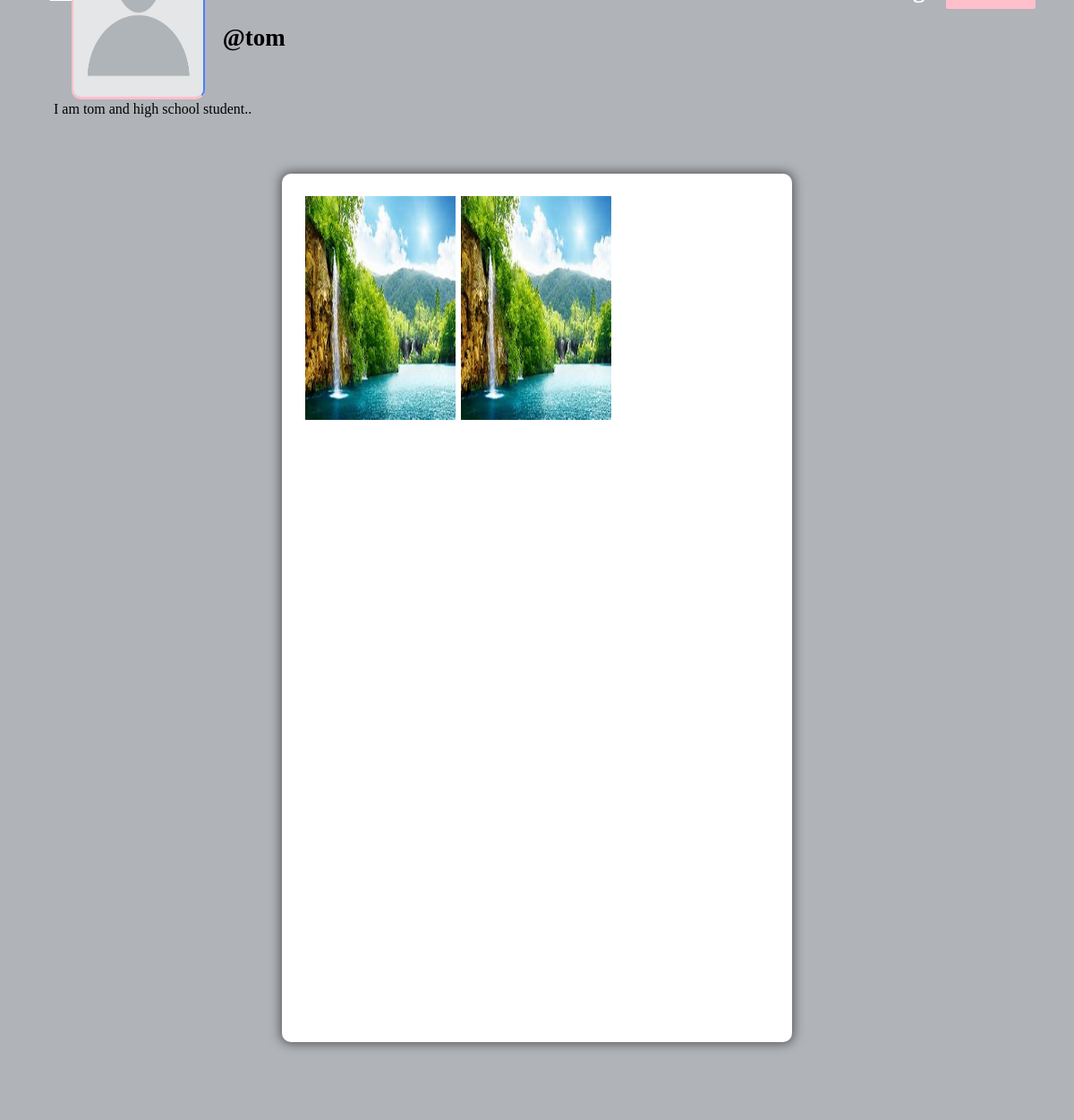
Before: /profile/tom (signed in) with the older database file.
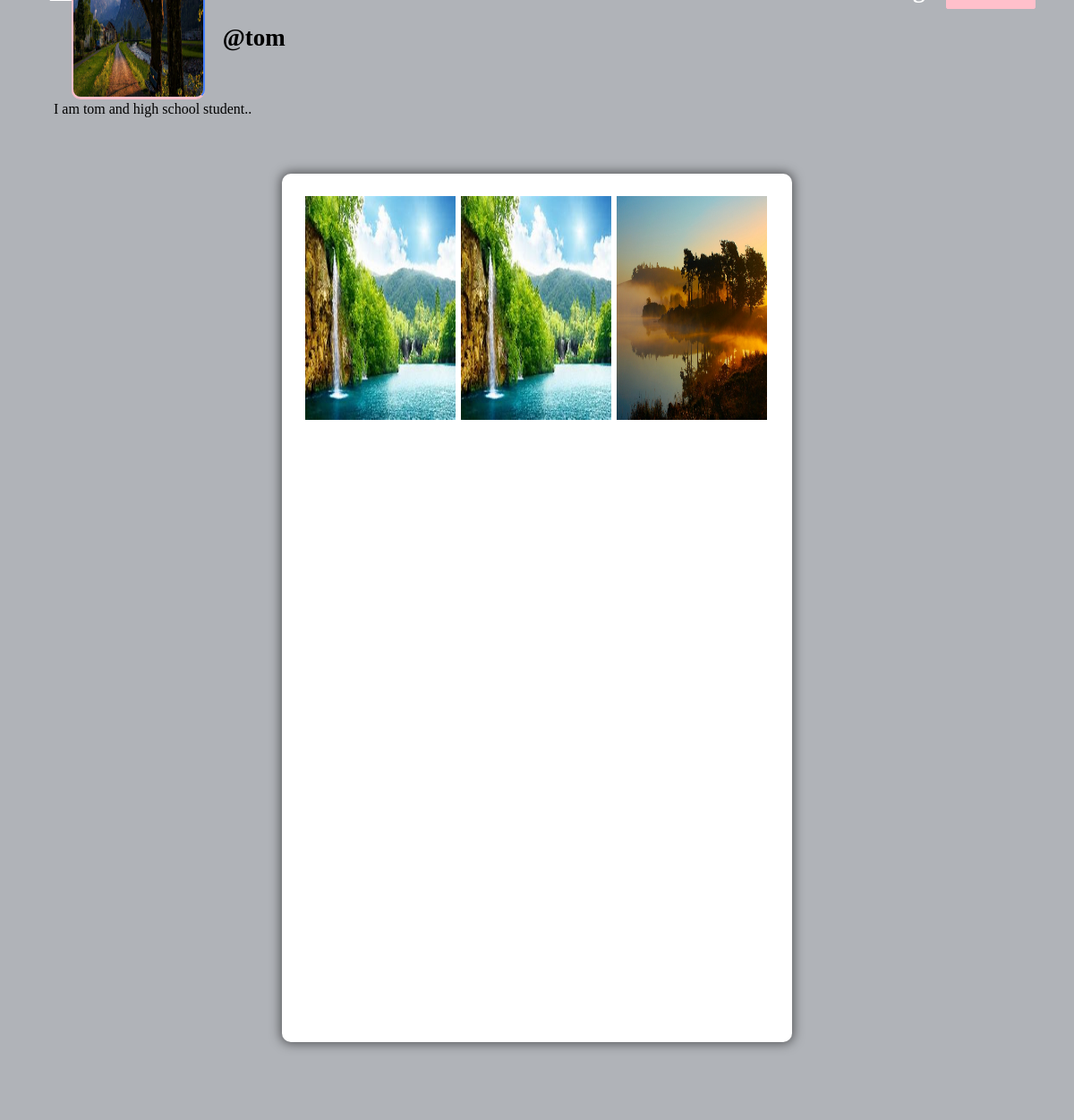
After: the same page with the newer database file.
### core/models.py (models this page shows, shortened)
class Profile(models.Model):
    user = models.ForeignKey(User, on_delete = models.CASCADE)
    id_user = models.IntegerField(null = True)
    bio = models.TextField(blank = True)
    profileimg = models.ImageField(upload_to = 'profile_images', default = 'blank-profile-picture.png')
    location = models.CharField(max_length = 100, blank = True)

class Post(models.Model):
    id = models.UUIDField(primary_key = True, default = uuid.uuid4)
    user = models.CharField(max_length = 100)
    image = models.ImageField(upload_to = 'post_images')
    caption = models.TextField()
    created_at = models.DateTimeField(default = datetime.now)
    no_of_likes = models.IntegerField(default = 0)

### core/views.py (the view)
# urls.py: path('profile/<str:pk>', views.profile, name = 'profile'),
@login_required(login_url = 'signin')
def profile(request, pk):
    user_object = User.objects.get(username = pk)
    user_profile = Profile.objects.get(user = user_object)
    user_posts = Post.objects.filter(user = pk)
    user_post_length = len(user_posts)
    follower = request.user.username
    user = pk
    if FollowersCount.objects.filter(follower= follower, user = user).first():
        button_text = 'Unfollow'
    else:
        button_text = 'Follow'
    user_followers = len(FollowersCount.objects.filter(user = pk))
    user_following = len(FollowersCount.objects.filter(follower = pk))
    context = {
        'user_object': user_object,
        'user_profile': user_profile,
        'user_posts': user_posts,
        'user_post_length': user_post_length,
        'button_text': button_text,
        'user_followers': user_followers,
        'user_following': user_following,
    }
    return render(request, 'profile.html', context)

### templates/profile.html (shortened to what this page needs)
{% load static %}
<!DOCTYPE html>
<html lang="en">
<head>
    <link rel="stylesheet" href="{% static 'css/main.min.css' %}">
    <link rel="stylesheet" href="{% static 'css/style.css' %}">
    <link rel="stylesheet" href="{% static 'css/color.css' %}">
    <link rel="stylesheet" href="{% static 'css/responsive.css' %}">
</head>
<body>
	<section>
			<div class="feature-photo">
				<figure><img src="{% static 'images/resources/timeline-1.jpg' %}" alt=""></figure>
				<form action = "/follow" method = "POST">
					<div class="add-btn">
					{% if user_object.username == user.username %}
					<a href = "/settings" data-ripple="">Account Settings</a>
					{% else %}
					<a data-ripple=""><button type = "submit" style="background-color: #ffc0cb; border: #ffc0cb;">{{button_text}}</button></a>
					{% endif %}
					</div>
				</form>
				<div class="container-fluid">
					<div class="row merged">
						<div class="col-lg-2 col-sm-3">
							<div class="user-avatar">
								<figure>
									<img src="{{user_profile.profileimg.url}}" style="height: 250px; width: 100%;" alt="">
								</figure>
							</div>
						</div>
						<div class="col-lg-10 col-sm-9">
							<div class="timeline-info">
								<ul>
									<li class="admin-name">
									  <h5 style="color: black;white-space: nowrap; width: 110px; font-size: 27px;"><b>@{{user_profile.user.username}}</b></h5>
									</li>
								</ul>
							</div>
						</div>
					</div>
				</div>
			</div>
		</section>
		<section>
			<div class="bio">
				{{user_profile.bio}}.
			</div>
		</section>
	<section>
		<div class="gap gray-bg">
			<div class="container-fluid">
				<div class="row">
					<div class="col-lg-12">
						<div class="row" id="page-contents">
							<div class="col-lg-3">
								<aside class="sidebar static">
								</aside>
							</div>
							<div class="col-lg-6">
								<div class="central-meta">
									<ul class="photos">
										{% for post in user_posts %}
										<li>
											<a class="strip" href="{{post.image.url}}" title="" data-strip-group="mygroup" data-strip-group-options="loop: false">
												<img src="{{post.image.url}}" style="height: 250px; width: 300px;" alt=""></a>
										</li>
                                        {% endfor %}
									</ul>
								</div>
							</div>
							<div class="col-lg-3">
								<aside class="sidebar static">
								</aside>
							</div>
						</div>
					</div>
				</div>
			</div>
		</div>
	</section>
</body>
</html>

Changed rows visible on the page:
changed Profile "I am tom and high school student.": profileimg: picture added in place of a placeholder
added Post: image (picture)
